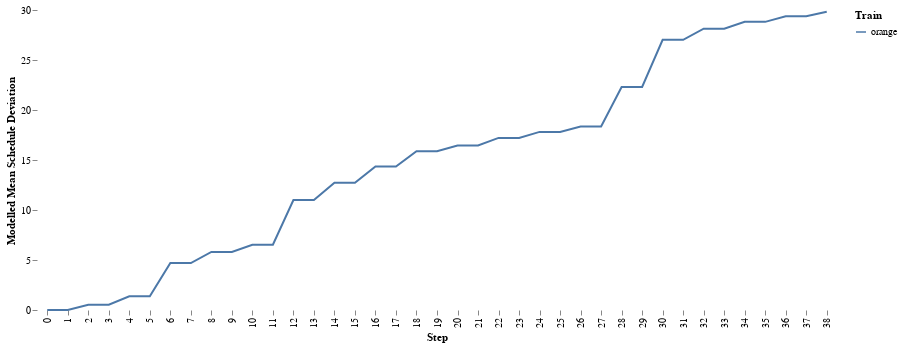

Notebook cell for this chart:
### Code cell
alt.Chart(allstats).mark_line().encode(
    alt.X('element:O', title='Step'),
    alt.Y('mean:Q', title='Modelled Mean Schedule Deviation'),
    color=alt.Color('train:N', title='Train')
).properties(
    width = 800,
    height=300
).configure(font='Raleway').configure_view(strokeWidth=0).configure_axis(grid=False, domain=False)

### Figure 1 — Vega-Lite specification as saved in the notebook (floating-point values rounded to 4 significant figures; data arrays with more than 128 entries replaced by an {"elided": "..."} marker saying what was removed)
{"config": {"view": {"continuousWidth": 400, "continuousHeight": 300, "strokeWidth": 0}, "axis": {"domain": false, "grid": false}, "font": "Raleway"}, "data": {"name": "data-0d6451ae0044ec2b1794f91647cd0bb2"}, "mark": "line", "encoding": {"color": {"field": "train", "title": "Train", "type": "nominal"}, "x": {"field": "element", "title": "Step", "type": "ordinal"}, "y": {"field": "mean", "title": "Modelled Mean Schedule Deviation", "type": "quantitative"}}, "height": 300, "width": 800, "$schema": "https://vega.github.io/schema/vega-lite/v4.17.0.json", "datasets": {"data-0d6451ae0044ec2b1794f91647cd0bb2": {"elided": "780 records"}}}
